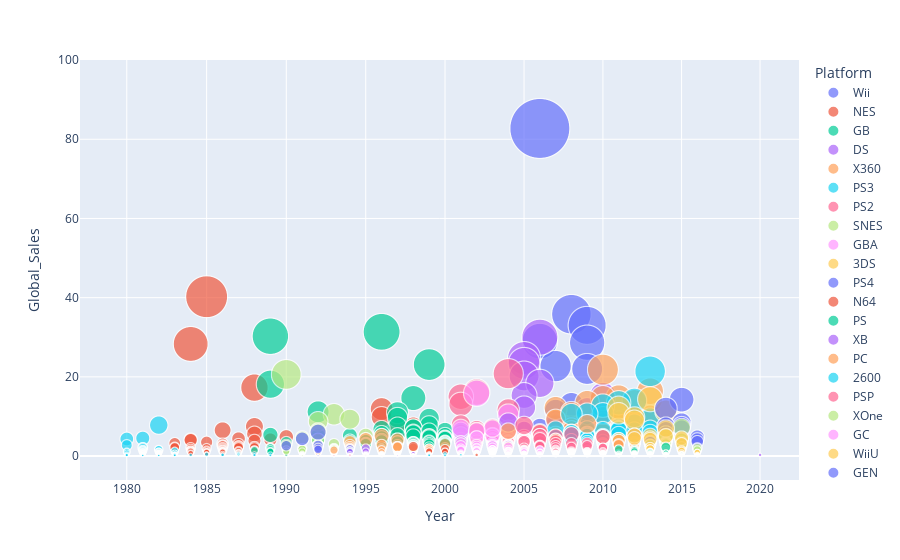

Notebook code for this chart:
### Markdown cell above
### 3. ¿Cuáles son las ventas por año y plataforma a nivel global?

### Code cell
df_promedios = df[['Year','Platform', 'Global_Sales']]
print(df_promedios.head())


fig = px.scatter(df_promedios, x="Year", y="Global_Sales", size="Global_Sales", color="Platform",
                 hover_name="Platform", log_x=True, size_max=60)
fig.show()

### Figure 1 — Plotly figure (JSON) as saved in the notebook; plotly's stock layout.template omitted (floating-point values rounded to 4 significant figures; data arrays with more than 128 entries replaced by an {"elided": "..."} marker saying what was removed)
{"data": [{"hovertemplate": "<b>%{hovertext}</b><br><br>Platform=Wii<br>Year=%{x}<br>Global_Sales=%{marker.size}<extra></extra>", "hovertext": {"elided": "1325 str values"}, "legendgroup": "Wii", "marker": {"color": "#636efa", "size": {"elided": "1325 float values"}, "sizemode": "area", "sizeref": 0.02298, "symbol": "circle"}, "mode": "markers", "name": "Wii", "showlegend": true, "type": "scattergl", "x": {"elided": "1325 int values"}, "xaxis": "x", "y": {"elided": "1325 float values"}, "yaxis": "y"}, {"hovertemplate": "<b>%{hovertext}</b><br><br>Platform=NES<br>Year=%{x}<br>Global_Sales=%{marker.size}<extra></extra>", "hovertext": ["NES", "NES", "NES", "NES", "NES", "NES", "NES", "NES", "NES", "NES", "NES", "NES", "NES", "NES", "NES", "NES", "NES", "NES", "NES", "NES", "NES", "NES", "NES", "NES", "NES", "NES", "NES", "NES", "NES", "NES", "NES", "NES", "NES", "NES", "NES", "NES", "NES", "NES", "NES", "NES", "NES", "NES", "NES", "NES", "NES", "NES", "NES", "NES", "NES", "NES", "NES", "NES", "NES", "NES", "NES", "NES", "NES", "NES", "NES", "NES", "NES", "NES", "NES", "NES", "NES", "NES", "NES", "NES", "NES", "NES", "NES", "NES", "NES", "NES", "NES", "NES", "NES", "NES", "NES", "NES", "NES", "NES", "NES", "NES", "NES", "NES", "NES", "NES", "NES", "NES", "NES", "NES", "NES", "NES", "NES", "NES", "NES", "NES"], "legendgroup": "NES", "marker": {"color": "#EF553B", "size": [40.24, 28.31, 17.28, 7.46, 6.51, 5.58, 4.85, 4.38, 4.17, 4.16, 4.01, 3.87, 3.5, 3.2, 3.12, 3.08, 3.02, 2.73, 2.65, 2.56, 2.52, 2.42, 2.4, 2.28, 2.23, 2.2, 2.17, 2.15, 2.14, 2.14, 1.96, 1.96, 1.85, 1.76, 1.75, 1.75, 1.67, 1.64, 1.56, 1.52, 1.52, 1.51, 1.5, 1.5, 1.48, 1.45, 1.42, 1.4, 1.39, 1.36, 1.32, 1.27, 1.25, 1.25, 1.23, 1.22, 1.2, 1.2, 1.19, 1.18, 1.17, 1.15, 1.14, 1.13, 1.12, 1.11, 1.1, 1.1, 1.1, 1.05, 1.05, 1.03, 1, 1, 0.98, 0.96, 0.93, 0.93, 0.92, 0.85, 0.84, 0.82, 0.81, 0.79, 0.76, 0.69, 0.57, 0.52, 0.51, 0.44, 0.41, 0.36, 0.32, 0.3, 0.28, 0.11, 0.07, 0.06], "sizemode": "area", "sizeref": 0.02298, "symbol": "circle"}, "mode": "markers", "name": "NES", "showlegend": true, "type": "scattergl", "x": [1985, 1984, 1988, 1988, 1986, 1988, 1990, 1987, 1989, 1984, 1984, 1988, 1985, 1983, 1990, 1986, 1987, 1986, 1986, 1987, 1986, 1988, 1987, 1983, 1990, 1986, 1984, 1987, 1983, 1988, 1986, 1985, 1984, 1986, 1991, 1993, 1989, 1986, 1988, 1984, 1984, 1988, 1985, 1986, 1990, 1984, 1987, 1990, 1991, 1986, 1985, 1984, 1988, 1987, 1986, 1984, 1986, 1986, 1990, 1988, 1990, 1986, 1986, 1983, 1992, 1983, 1984, 1989, 1983, 1986, 1985, 1985, 1985, 1991, 1993, 1986, 1991, 1987, 1985, 1989, 1987, 1984, 1987, 1992, 1988, 1984, 1986, 1993, 1985, 1991, 1985, 1993, 1991, 1990, 1991, 1994, 1992, 1989], "xaxis": "x", "y": [40.24, 28.31, 17.28, 7.46, 6.51, 5.58, 4.85, 4.38, 4.17, 4.16, 4.01, 3.87, 3.5, 3.2, 3.12, 3.08, 3.02, 2.73, 2.65, 2.56, 2.52, 2.42, 2.4, 2.28, 2.23, 2.2, 2.17, 2.15, 2.14, 2.14, 1.96, 1.96, 1.85, 1.76, 1.75, 1.75, 1.67, 1.64, 1.56, 1.52, 1.52, 1.51, 1.5, 1.5, 1.48, 1.45, 1.42, 1.4, 1.39, 1.36, 1.32, 1.27, 1.25, 1.25, 1.23, 1.22, 1.2, 1.2, 1.19, 1.18, 1.17, 1.15, 1.14, 1.13, 1.12, 1.11, 1.1, 1.1, 1.1, 1.05, 1.05, 1.03, 1, 1, 0.98, 0.96, 0.93, 0.93, 0.92, 0.85, 0.84, 0.82, 0.81, 0.79, 0.76, 0.69, 0.57, 0.52, 0.51, 0.44, 0.41, 0.36, 0.32, 0.3, 0.28, 0.11, 0.07, 0.06], "yaxis": "y"}, {"hovertemplate": "<b>%{hovertext}</b><br><br>Platform=GB<br>Year=%{x}<br>Global_Sales=%{marker.size}<extra></extra>", "hovertext": ["GB", "GB", "GB", "GB", "GB", "GB", "GB", "GB", "GB", "GB", "GB", "GB", "GB", "GB", "GB", "GB", "GB", "GB", "GB", "GB", "GB", "GB", "GB", "GB", "GB", "GB", "GB", "GB", "GB", "GB", "GB", "GB", "GB", "GB", "GB", "GB", "GB", "GB", "GB", "GB", "GB", "GB", "GB", "GB", "GB", "GB", "GB", "GB", "GB", "GB", "GB", "GB", "GB", "GB", "GB", "GB", "GB", "GB", "GB", "GB", "GB", "GB", "GB", "GB", "GB", "GB", "GB", "GB", "GB", "GB", "GB", "GB", "GB", "GB", "GB", "GB", "GB", "GB", "GB", "GB", "GB", "GB", "GB", "GB", "GB", "GB", "GB", "GB", "GB", "GB", "GB", "GB", "GB", "GB", "GB", "GB", "GB", "GB"], "legendgroup": "GB", "marker": {"color": "#00cc96", "size": [31.37, 30.26, 23.1, 18.14, 14.64, 11.18, 6.39, 5.34, 5.31, 5.19, 5.13, 5.07, 3.91, 3.83, 3.7, 3.41, 3.07, 2.36, 2.35, 2.35, 2.22, 2.2, 2.19, 2.19, 2.18, 2.12, 1.99, 1.94, 1.93, 1.92, 1.86, 1.76, 1.73, 1.68, 1.61, 1.61, 1.56, 1.48, 1.45, 1.45, 1.43, 1.33, 1.28, 1.24, 1.23, 1.22, 1.22, 1.2, 1.18, 1.15, 1.14, 1.1, 1.1, 1.03, 1, 0.89, 0.83, 0.81, 0.77, 0.76, 0.73, 0.62, 0.56, 0.54, 0.4, 0.39, 0.38, 0.38, 0.37, 0.35, 0.33, 0.32, 0.31, 0.3, 0.3, 0.28, 0.28, 0.28, 0.27, 0.27, 0.25, 0.23, 0.23, 0.23, 0.22, 0.2, 0.18, 0.17, 0.14, 0.14, 0.14, 0.12, 0.12, 0.07, 0.07, 0.07, 0.07, 0.06], "sizemode": "area", "sizeref": 0.02298, "symbol": "circle"}, "mode": "markers", "name": "GB", "showlegend": true, "type": "scattergl", "x": [1996, 1989, 1999, 1989, 1998, 1992, 2000, 1989, 1999, 1994, 1992, 1999, 1994, 1992, 1998, 1990, 1994, 1995, 1996, 1998, 1998, 2000, 1992, 2000, 2000, 1989, 1989, 1989, 1998, 2001, 2001, 1991, 2001, 1992, 1989, 1998, 2001, 1997, 1996, 1997, 1988, 2000, 1989, 1992, 2000, 1997, 1999, 1989, 2000, 1990, 1991, 1999, 1989, null, 1997, 2001, 2000, 2000, 1999, 1991, 1991, 1995, 2001, 1999, 1997, 2001, 1998, 1991, 1997, 1996, 1990, 1995, 1999, 1995, 1999, 1991, 1991, 2000, 1996, 2000, 2000, 1997, 1992, 1996, 1997, 2000, 1991, 1999, 2000, 2001, 2000, 1999, 2001, 2000, 2001, 2000, 1998, 1991], "xaxis": "x", "y": [31.37, 30.26, 23.1, 18.14, 14.64, 11.18, 6.39, 5.34, 5.31, 5.19, 5.13, 5.07, 3.91, 3.83, 3.7, 3.41, 3.07, 2.36, 2.35, 2.35, 2.22, 2.2, 2.19, 2.19, 2.18, 2.12, 1.99, 1.94, 1.93, 1.92, 1.86, 1.76, 1.73, 1.68, 1.61, 1.61, 1.56, 1.48, 1.45, 1.45, 1.43, 1.33, 1.28, 1.24, 1.23, 1.22, 1.22, 1.2, 1.18, 1.15, 1.14, 1.1, 1.1, 1.03, 1, 0.89, 0.83, 0.81, 0.77, 0.76, 0.73, 0.62, 0.56, 0.54, 0.4, 0.39, 0.38, 0.38, 0.37, 0.35, 0.33, 0.32, 0.31, 0.3, 0.3, 0.28, 0.28, 0.28, 0.27, 0.27, 0.25, 0.23, 0.23, 0.23, 0.22, 0.2, 0.18, 0.17, 0.14, 0.14, 0.14, 0.12, 0.12, 0.07, 0.07, 0.07, 0.07, 0.06], "yaxis": "y"}, {"hovertemplate": "<b>%{hovertext}</b><br><br>Platform=DS<br>Year=%{x}<br>Global_Sales=%{marker.size}<extra></extra>", "hovertext": {"elided": "2163 str values"}, "legendgroup": "DS", "marker": {"color": "#ab63fa", "size": {"elided": "2163 float values"}, "sizemode": "area", "sizeref": 0.02298, "symbol": "circle"}, "mode": "markers", "name": "DS", "showlegend": true, "type": "scattergl", "x": {"elided": "2163 int values"}, "xaxis": "x", "y": {"elided": "2163 float values"}, "yaxis": "y"}, {"hovertemplate": "<b>%{hovertext}</b><br><br>Platform=X360<br>Year=%{x}<br>Global_Sales=%{marker.size}<extra></extra>", "hovertext": {"elided": "1265 str values"}, "legendgroup": "X360", "marker": {"color": "#FFA15A", "size": {"elided": "1265 float values"}, "sizemode": "area", "sizeref": 0.02298, "symbol": "circle"}, "mode": "markers", "name": "X360", "showlegend": true, "type": "scattergl", "x": {"elided": "1265 int values"}, "xaxis": "x", "y": {"elided": "1265 float values"}, "yaxis": "y"}, {"hovertemplate": "<b>%{hovertext}</b><br><br>Platform=PS3<br>Year=%{x}<br>Global_Sales=%{marker.size}<extra></extra>", "hovertext": {"elided": "1329 str values"}, "legendgroup": "PS3", "marker": {"color": "#19d3f3", "size": {"elided": "1329 float values"}, "sizemode": "area", "sizeref": 0.02298, "symbol": "circle"}, "mode": "markers", "name": "PS3", "showlegend": true, "type": "scattergl", "x": {"elided": "1329 int values"}, "xaxis": "x", "y": {"elided": "1329 float values"}, "yaxis": "y"}, {"hovertemplate": "<b>%{hovertext}</b><br><br>Platform=PS2<br>Year=%{x}<br>Global_Sales=%{marker.size}<extra></extra>", "hovertext": {"elided": "2161 str values"}, "legendgroup": "PS2", "marker": {"color": "#FF6692", "size": {"elided": "2161 float values"}, "sizemode": "area", "sizeref": 0.02298, "symbol": "circle"}, "mode": "markers", "name": "PS2", "showlegend": true, "type": "scattergl", "x": {"elided": "2161 int values"}, "xaxis": "x", "y": {"elided": "2161 float values"}, "yaxis": "y"}, {"hovertemplate": "<b>%{hovertext}</b><br><br>Platform=SNES<br>Year=%{x}<br>Global_Sales=%{marker.size}<extra></extra>", "hovertext": {"elided": "239 str values"}, "legendgroup": "SNES", "marker": {"color": "#B6E880", "size": {"elided": "239 float values"}, "sizemode": "area", "sizeref": 0.02298, "symbol": "circle"}, "mode": "markers", "name": "SNES", "showlegend": true, "type": "scattergl", "x": {"elided": "239 int values"}, "xaxis": "x", "y": {"elided": "239 float values"}, "yaxis": "y"}, {"hovertemplate": "<b>%{hovertext}</b><br><br>Platform=GBA<br>Year=%{x}<br>Global_Sales=%{marker.size}<extra></extra>", "hovertext": {"elided": "822 str values"}, "legendgroup": "GBA", "marker": {"color": "#FF97FF", "size": {"elided": "822 float values"}, "sizemode": "area", "sizeref": 0.02298, "symbol": "circle"}, "mode": "markers", "name": "GBA", "showlegend": true, "type": "scattergl", "x": {"elided": "822 int values"}, "xaxis": "x", "y": {"elided": "822 float values"}, "yaxis": "y"}, {"hovertemplate": "<b>%{hovertext}</b><br><br>Platform=3DS<br>Year=%{x}<br>Global_Sales=%{marker.size}<extra></extra>", "hovertext": {"elided": "509 str values"}, "legendgroup": "3DS", "marker": {"color": "#FECB52", "size": {"elided": "509 float values"}, "sizemode": "area", "sizeref": 0.02298, "symbol": "circle"}, "mode": "markers", "name": "3DS", "showlegend": true, "type": "scattergl", "x": {"elided": "509 int values"}, "xaxis": "x", "y": {"elided": "509 float values"}, "yaxis": "y"}, {"hovertemplate": "<b>%{hovertext}</b><br><br>Platform=PS4<br>Year=%{x}<br>Global_Sales=%{marker.size}<extra></extra>", "hovertext": {"elided": "336 str values"}, "legendgroup": "PS4", "marker": {"color": "#636efa", "size": {"elided": "336 float values"}, "sizemode": "area", "sizeref": 0.02298, "symbol": "circle"}, "mode": "markers", "name": "PS4", "showlegend": true, "type": "scattergl", "x": {"elided": "336 int values"}, "xaxis": "x", "y": {"elided": "336 float values"}, "yaxis": "y"}, {"hovertemplate": "<b>%{hovertext}</b><br><br>Platform=N64<br>Year=%{x}<br>Global_Sales=%{marker.size}<extra></extra>", "hovertext": {"elided": "319 str values"}, "legendgroup": "N64", "marker": {"color": "#EF553B", "size": {"elided": "319 float values"}, "sizemode": "area", "sizeref": 0.02298, "symbol": "circle"}, "mode": "markers", "name": "N64", "showlegend": true, "type": "scattergl", "x": {"elided": "319 int values"}, "xaxis": "x", "y": {"elided": "319 float values"}, "yaxis": "y"}, {"hovertemplate": "<b>%{hovertext}</b><br><br>Platform=PS<br>Year=%{x}<br>Global_Sales=%{marker.size}<extra></extra>", "hovertext": {"elided": "1196 str values"}, "legendgroup": "PS", "marker": {"color": "#00cc96", "size": {"elided": "1196 float values"}, "sizemode": "area", "sizeref": 0.02298, "symbol": "circle"}, "mode": "markers", "name": "PS", "showlegend": true, "type": "scattergl", "x": {"elided": "1196 int values"}, "xaxis": "x", "y": {"elided": "1196 float values"}, "yaxis": "y"}, {"hovertemplate": "<b>%{hovertext}</b><br><br>Platform=XB<br>Year=%{x}<br>Global_Sales=%{marker.size}<extra></extra>", "hovertext": {"elided": "824 str values"}, "legendgroup": "XB", "marker": {"color": "#ab63fa", "size": {"elided": "824 float values"}, "sizemode": "area", "sizeref": 0.02298, "symbol": "circle"}, "mode": "markers", "name": "XB", "showlegend": true, "type": "scattergl", "x": {"elided": "824 int values"}, "xaxis": "x", "y": {"elided": "824 float values"}, "yaxis": "y"}, {"hovertemplate": "<b>%{hovertext}</b><br><br>Platform=PC<br>Year=%{x}<br>Global_Sales=%{marker.size}<extra></extra>", "hovertext": {"elided": "960 str values"}, "legendgroup": "PC", "marker": {"color": "#FFA15A", "size": {"elided": "960 float values"}, "sizemode": "area", "sizeref": 0.02298, "symbol": "circle"}, "mode": "markers", "name": "PC", "showlegend": true, "type": "scattergl", "x": {"elided": "960 int values"}, "xaxis": "x", "y": {"elided": "960 float values"}, "yaxis": "y"}, {"hovertemplate": "<b>%{hovertext}</b><br><br>Platform=2600<br>Year=%{x}<br>Global_Sales=%{marker.size}<extra></extra>", "hovertext": {"elided": "133 str values"}, "legendgroup": "2600", "marker": {"color": "#19d3f3", "size": {"elided": "133 float values"}, "sizemode": "area", "sizeref": 0.02298, "symbol": "circle"}, "mode": "markers", "name": "2600", "showlegend": true, "type": "scattergl", "x": {"elided": "133 int values"}, "xaxis": "x", "y": {"elided": "133 float values"}, "yaxis": "y"}, {"hovertemplate": "<b>%{hovertext}</b><br><br>Platform=PSP<br>Year=%{x}<br>Global_Sales=%{marker.size}<extra></extra>", "hovertext": {"elided": "1213 str values"}, "legendgroup": "PSP", "marker": {"color": "#FF6692", "size": {"elided": "1213 float values"}, "sizemode": "area", "sizeref": 0.02298, "symbol": "circle"}, "mode": "markers", "name": "PSP", "showlegend": true, "type": "scattergl", "x": {"elided": "1213 int values"}, "xaxis": "x", "y": {"elided": "1213 float values"}, "yaxis": "y"}, {"hovertemplate": "<b>%{hovertext}</b><br><br>Platform=XOne<br>Year=%{x}<br>Global_Sales=%{marker.size}<extra></extra>", "hovertext": {"elided": "213 str values"}, "legendgroup": "XOne", "marker": {"color": "#B6E880", "size": {"elided": "213 float values"}, "sizemode": "area", "sizeref": 0.02298, "symbol": "circle"}, "mode": "markers", "name": "XOne", "showlegend": true, "type": "scattergl", "x": {"elided": "213 int values"}, "xaxis": "x", "y": {"elided": "213 float values"}, "yaxis": "y"}, {"hovertemplate": "<b>%{hovertext}</b><br><br>Platform=GC<br>Year=%{x}<br>Global_Sales=%{marker.size}<extra></extra>", "hovertext": {"elided": "556 str values"}, "legendgroup": "GC", "marker": {"color": "#FF97FF", "size": {"elided": "556 float values"}, "sizemode": "area", "sizeref": 0.02298, "symbol": "circle"}, "mode": "markers", "name": "GC", "showlegend": true, "type": "scattergl", "x": {"elided": "556 int values"}, "xaxis": "x", "y": {"elided": "556 float values"}, "yaxis": "y"}, {"hovertemplate": "<b>%{hovertext}</b><br><br>Platform=WiiU<br>Year=%{x}<br>Global_Sales=%{marker.size}<extra></extra>", "hovertext": {"elided": "143 str values"}, "legendgroup": "WiiU", "marker": {"color": "#FECB52", "size": {"elided": "143 float values"}, "sizemode": "area", "sizeref": 0.02298, "symbol": "circle"}, "mode": "markers", "name": "WiiU", "showlegend": true, "type": "scattergl", "x": {"elided": "143 int values"}, "xaxis": "x", "y": {"elided": "143 float values"}, "yaxis": "y"}, {"hovertemplate": "<b>%{hovertext}</b><br><br>Platform=GEN<br>Year=%{x}<br>Global_Sales=%{marker.size}<extra></extra>", "hovertext": ["GEN", "GEN", "GEN", "GEN", "GEN", "GEN", "GEN", "GEN", "GEN", "GEN", "GEN", "GEN", "GEN", "GEN", "GEN", "GEN", "GEN", "GEN", "GEN", "GEN", "GEN", "GEN", "GEN", "GEN", "GEN", "GEN", "GEN"], "legendgroup": "GEN", "marker": {"color": "#636efa", "size": [6.03, 4.34, 2.67, 2.6, 2.05, 1.82, 1.76, 1.66, 1.41, 1.34, 1.11, 0.26, 0.19, 0.15, 0.14, 0.13, 0.12, 0.08, 0.08, 0.07, 0.07, 0.07, 0.05, 0.05, 0.04, 0.04, 0.03], "sizemode": "area", "sizeref": 0.02298, "symbol": "circle"}, "mode": "markers", "name": "GEN", "showlegend": true, "type": "scattergl", "x": [1992, 1991, 1992, 1990, 1992, 1994, 1994, 1992, 1994, 1994, 1994, 1994, 1993, 1993, 1994, 1992, 1992, 1994, 1994, 1993, 1993, 1993, 1993, 1993, 1994, 1994, 1994], "xaxis": "x", "y": [6.03, 4.34, 2.67, 2.6, 2.05, 1.82, 1.76, 1.66, 1.41, 1.34, 1.11, 0.26, 0.19, 0.15, 0.14, 0.13, 0.12, 0.08, 0.08, 0.07, 0.07, 0.07, 0.05, 0.05, 0.04, 0.04, 0.03], "yaxis": "y"}, {"hovertemplate": "<b>%{hovertext}</b><br><br>Platform=DC<br>Year=%{x}<br>Global_Sales=%{marker.size}<extra></extra>", "hovertext": ["DC", "DC", "DC", "DC", "DC", "DC", "DC", "DC", "DC", "DC", "DC", "DC", "DC", "DC", "DC", "DC", "DC", "DC", "DC", "DC", "DC", "DC", "DC", "DC", "DC", "DC", "DC", "DC", "DC", "DC", "DC", "DC", "DC", "DC", "DC", "DC", "DC", "DC", "DC", "DC", "DC", "DC", "DC", "DC", "DC", "DC", "DC", "DC", "DC", "DC", "DC", "DC"], "legendgroup": "DC", "marker": {"color": "#EF553B", "size": [2.42, 1.81, 1.2, 1.18, 1.14, 1.09, 0.52, 0.41, 0.37, 0.36, 0.34, 0.33, 0.32, 0.29, 0.26, 0.23, 0.22, 0.2, 0.2, 0.19, 0.18, 0.17, 0.15, 0.14, 0.14, 0.14, 0.13, 0.12, 0.12, 0.11, 0.1, 0.1, 0.1, 0.1, 0.09, 0.09, 0.08, 0.08, 0.08, 0.07, 0.07, 0.06, 0.06, 0.06, 0.06, 0.05, 0.05, 0.05, 0.04, 0.04, 0.04, 0.02], "sizemode": "area", "sizeref": 0.02298, "symbol": "circle"}, "mode": "markers", "name": "DC", "showlegend": true, "type": "scattergl", "x": [1998, 2000, 1999, 1999, 2000, 2000, 1999, 1999, 1998, 1999, 1999, 2001, 1999, 2002, 1998, 1999, 2000, 2000, 2000, 2001, 2000, 1999, 2001, 1998, 2000, 2000, 2000, 2001, 2001, 2000, 1999, 1999, 1999, 2000, 2000, 1999, 2000, 1998, 2000, 2000, 2001, 1998, 2000, 1998, 2000, 2000, 1999, 2001, 2001, 2008, 2000, 2007], "xaxis": "x", "y": [2.42, 1.81, 1.2, 1.18, 1.14, 1.09, 0.52, 0.41, 0.37, 0.36, 0.34, 0.33, 0.32, 0.29, 0.26, 0.23, 0.22, 0.2, 0.2, 0.19, 0.18, 0.17, 0.15, 0.14, 0.14, 0.14, 0.13, 0.12, 0.12, 0.11, 0.1, 0.1, 0.1, 0.1, 0.09, 0.09, 0.08, 0.08, 0.08, 0.07, 0.07, 0.06, 0.06, 0.06, 0.06, 0.05, 0.05, 0.05, 0.04, 0.04, 0.04, 0.02], "yaxis": "y"}, {"hovertemplate": "<b>%{hovertext}</b><br><br>Platform=PSV<br>Year=%{x}<br>Global_Sales=%{marker.size}<extra></extra>", "hovertext": {"elided": "413 str values"}, "legendgroup": "PSV", "marker": {"color": "#00cc96", "size": {"elided": "413 float values"}, "sizemode": "area", "sizeref": 0.02298, "symbol": "circle"}, "mode": "markers", "name": "PSV", "showlegend": true, "type": "scattergl", "x": {"elided": "413 int values"}, "xaxis": "x", "y": {"elided": "413 float values"}, "yaxis": "y"}, {"hovertemplate": "<b>%{hovertext}</b><br><br>Platform=SAT<br>Year=%{x}<br>Global_Sales=%{marker.size}<extra></extra>", "hovertext": {"elided": "173 str values"}, "legendgroup": "SAT", "marker": {"color": "#ab63fa", "size": {"elided": "173 float values"}, "sizemode": "area", "sizeref": 0.02298, "symbol": "circle"}, "mode": "markers", "name": "SAT", "showlegend": true, "type": "scattergl", "x": {"elided": "173 int values"}, "xaxis": "x", "y": {"elided": "173 float values"}, "yaxis": "y"}, {"hovertemplate": "<b>%{hovertext}</b><br><br>Platform=SCD<br>Year=%{x}<br>Global_Sales=%{marker.size}<extra></extra>", "hovertext": ["SCD", "SCD", "SCD", "SCD", "SCD", "SCD"], "legendgroup": "SCD", "marker": {"color": "#FFA15A", "size": [1.5, 0.14, 0.07, 0.06, 0.05, 0.05], "sizemode": "area", "sizeref": 0.02298, "symbol": "circle"}, "mode": "markers", "name": "SCD", "showlegend": true, "type": "scattergl", "x": [1993, 1994, 1994, 1994, 1994, 1994], "xaxis": "x", "y": [1.5, 0.14, 0.07, 0.06, 0.05, 0.05], "yaxis": "y"}, {"hovertemplate": "<b>%{hovertext}</b><br><br>Platform=WS<br>Year=%{x}<br>Global_Sales=%{marker.size}<extra></extra>", "hovertext": ["WS", "WS", "WS", "WS", "WS", "WS"], "legendgroup": "WS", "marker": {"color": "#19d3f3", "size": [0.51, 0.28, 0.25, 0.18, 0.17, 0.03], "sizemode": "area", "sizeref": 0.02298, "symbol": "circle"}, "mode": "markers", "name": "WS", "showlegend": true, "type": "scattergl", "x": [2000, 1999, 2001, 1999, 2000, 2001], "xaxis": "x", "y": [0.51, 0.28, 0.25, 0.18, 0.17, 0.03], "yaxis": "y"}, {"hovertemplate": "<b>%{hovertext}</b><br><br>Platform=NG<br>Year=%{x}<br>Global_Sales=%{marker.size}<extra></extra>", "hovertext": ["NG", "NG", "NG", "NG", "NG", "NG", "NG", "NG", "NG", "NG", "NG", "NG"], "legendgroup": "NG", "marker": {"color": "#FF6692", "size": [0.25, 0.23, 0.2, 0.2, 0.14, 0.12, 0.08, 0.07, 0.06, 0.04, 0.03, 0.02], "sizemode": "area", "sizeref": 0.02298, "symbol": "circle"}, "mode": "markers", "name": "NG", "showlegend": true, "type": "scattergl", "x": [1994, 1994, 1995, 1994, 1993, 1994, 1995, 1993, 1996, 1996, 1995, 1995], "xaxis": "x", "y": [0.25, 0.23, 0.2, 0.2, 0.14, 0.12, 0.08, 0.07, 0.06, 0.04, 0.03, 0.02], "yaxis": "y"}, {"hovertemplate": "<b>%{hovertext}</b><br><br>Platform=TG16<br>Year=%{x}<br>Global_Sales=%{marker.size}<extra></extra>", "hovertext": ["TG16", "TG16"], "legendgroup": "TG16", "marker": {"color": "#B6E880", "size": [0.14, 0.02], "sizemode": "area", "sizeref": 0.02298, "symbol": "circle"}, "mode": "markers", "name": "TG16", "showlegend": true, "type": "scattergl", "x": [1995, 1995], "xaxis": "x", "y": [0.14, 0.02], "yaxis": "y"}, {"hovertemplate": "<b>%{hovertext}</b><br><br>Platform=3DO<br>Year=%{x}<br>Global_Sales=%{marker.size}<extra></extra>", "hovertext": ["3DO", "3DO", "3DO"], "legendgroup": "3DO", "marker": {"color": "#FF97FF", "size": [0.06, 0.02, 0.02], "sizemode": "area", "sizeref": 0.02298, "symbol": "circle"}, "mode": "markers", "name": "3DO", "showlegend": true, "type": "scattergl", "x": [1995, 1994, 1995], "xaxis": "x", "y": [0.06, 0.02, 0.02], "yaxis": "y"}, {"hovertemplate": "<b>%{hovertext}</b><br><br>Platform=GG<br>Year=%{x}<br>Global_Sales=%{marker.size}<extra></extra>", "hovertext": ["GG"], "legendgroup": "GG", "marker": {"color": "#FECB52", "size": [0.04], "sizemode": "area", "sizeref": 0.02298, "symbol": "circle"}, "mode": "markers", "name": "GG", "showlegend": true, "type": "scattergl", "x": [1992], "xaxis": "x", "y": [0.04], "yaxis": "y"}, {"hovertemplate": "<b>%{hovertext}</b><br><br>Platform=PCFX<br>Year=%{x}<br>Global_Sales=%{marker.size}<extra></extra>", "hovertext": ["PCFX"], "legendgroup": "PCFX", "marker": {"color": "#636efa", "size": [0.03], "sizemode": "area", "sizeref": 0.02298, "symbol": "circle"}, "mode": "markers", "name": "PCFX", "showlegend": true, "type": "scattergl", "x": [1996], "xaxis": "x", "y": [0.03], "yaxis": "y"}], "layout": {"legend": {"itemsizing": "constant", "title": {"text": "Platform"}, "tracegroupgap": 0}, "margin": {"t": 60}, "xaxis": {"anchor": "y", "domain": [0, 1], "title": {"text": "Year"}, "type": "log"}, "yaxis": {"anchor": "x", "domain": [0, 1], "title": {"text": "Global_Sales"}}}}
